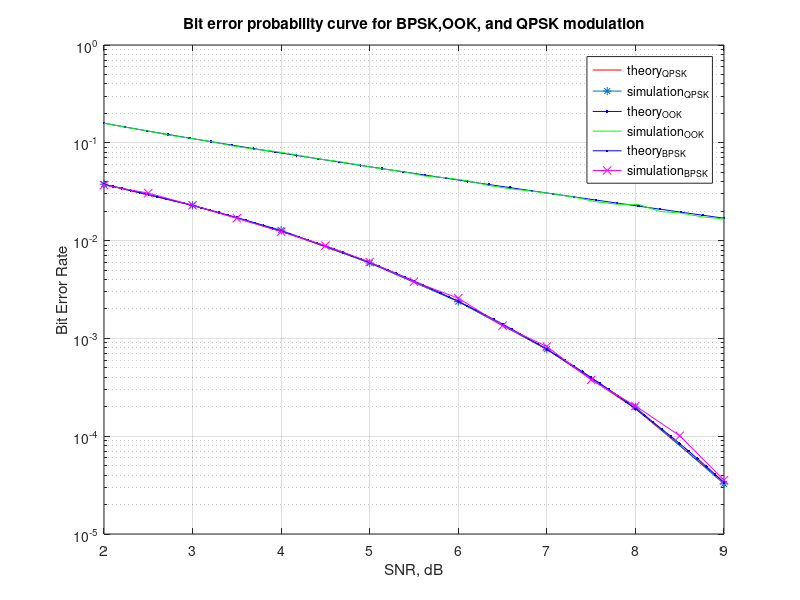

This figure's MATLAB source:
load('QPSK');
load('OOK');
load('BPSK');
figure
semilogy(SNR_dB_QPSK,theoryBer_QPSK,'r-');
hold on
semilogy(SNR_QPSK,BER_QPSK,'*-');
hold on
semilogy(SNRdB_OOK,theory_OOK,'b.-');
hold on;
grid on
semilogy(SNRdB_OOK,ber_OOK,'g-');
hold on
semilogy(SNR_dB_BPSK,theoryBer_BPSK,'b.-');
hold on
semilogy(SNR_BPSK,BER_BPSK,'mx-');
grid on
legend('theory_{QPSK}', 'simulation_{QPSK}','theory_{OOK}','simulation_{OOK}','theory_{BPSK}','simulation_{BPSK}');
xlabel('SNR, dB');
ylabel('Bit Error Rate');
title('Bit error probability curve for BPSK,OOK, and QPSK modulation');